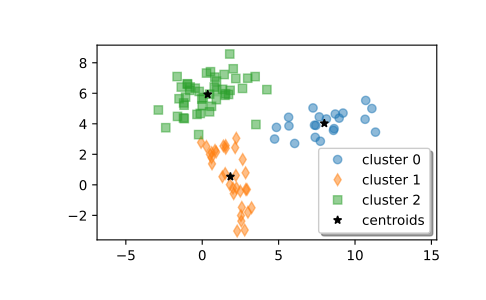

This chart was generated by the following Python code:
from scipy.cluster.vq import kmeans2
import matplotlib.pyplot as plt

# Create z, an array with shape (100, 2) containing a mixture of samples
# from three multivariate normal distributions.

rng = np.random.default_rng()
a = rng.multivariate_normal([0, 6], [[2, 1], [1, 1.5]], size=45)
b = rng.multivariate_normal([2, 0], [[1, -1], [-1, 3]], size=30)
c = rng.multivariate_normal([6, 4], [[5, 0], [0, 1.2]], size=25)
z = np.concatenate((a, b, c))
rng.shuffle(z)

# Compute three clusters.

centroid, label = kmeans2(z, 3, minit='points')
centroid
# array([[ 2.22274463, -0.61666946],  # may vary
# [ 0.54069047,  5.86541444],
# [ 6.73846769,  4.01991898]])

# How many points are in each cluster?

counts = np.bincount(label)
counts
# array([29, 51, 20])  # may vary

# Plot the clusters.

w0 = z[label == 0]
w1 = z[label == 1]
w2 = z[label == 2]
plt.plot(w0[:, 0], w0[:, 1], 'o', alpha=0.5, label='cluster 0')
plt.plot(w1[:, 0], w1[:, 1], 'd', alpha=0.5, label='cluster 1')
plt.plot(w2[:, 0], w2[:, 1], 's', alpha=0.5, label='cluster 2')
plt.plot(centroid[:, 0], centroid[:, 1], 'k*', label='centroids')
plt.axis('equal')
plt.legend(shadow=True)
plt.show()
